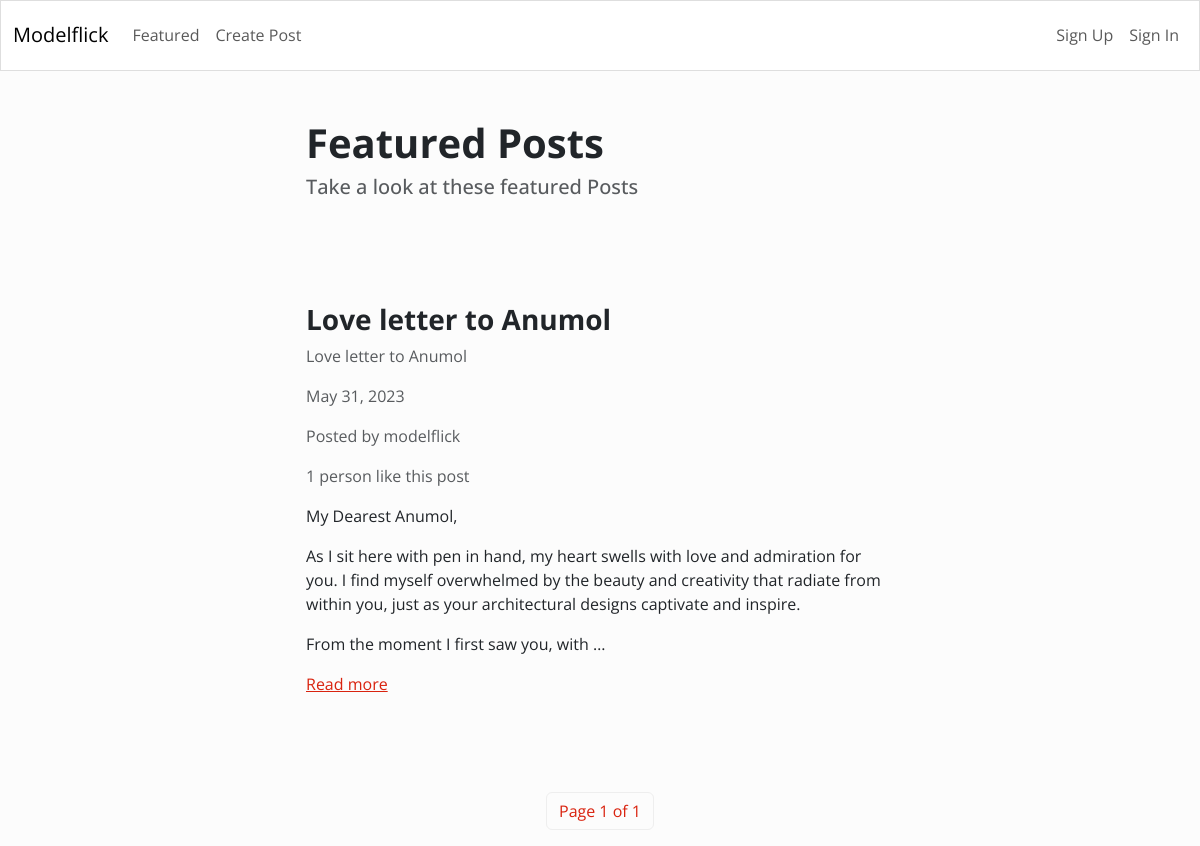
/featured/, run on the app's committed database.
### blog/models.py (models this page shows, shortened)
class Article(models.Model):
        title = models.CharField(max_length=255)
        content = HTMLField()
        date = models.DateField(auto_now_add= True)
        author = models.ForeignKey(User, on_delete=models.CASCADE)
        feature = models.BooleanField(default=False)
        likes = models.ManyToManyField(User, related_name='likes', blank=True)

### blog/views.py (the view)
# urls.py: path('featured/', Featured.as_view(), name='featured'),
class Featured(ListView):
    model = Article
    queryset = Article.objects.filter(feature=True).order_by('-date')
    template_name = 'blog/featured.html'
    paginate_by = 1

### blog/templates/blog/featured.html (shortened to what this page needs)
{% extends 'blog/base.html' %}
{% block content %}
    <div class="row">
        <div class="col-md-6 col-12 mx-md-auto mx-3 mt-5 mb-5">
            <h1 class="fw-bolder">Featured Posts</h1>
            <h5 class="text-muted">Take a look at these featured Posts</h5>
        </div>
    </div>
    {% for object in object_list %}
    <div class="row">
        <div class="col-md-6 col-11 mx-md-auto mx-3 mt-5 mb-5">
            <h3 class="fw-bold">{{object.title}}</h3>
            <p class="text-muted">{{object.title}}</p>
            <p class="text-muted">{{object.date}}</p>
            <p class="text-muted">Posted by {{object.author.username}}</p>
            {% if object.likes.count == 1 %}
                <p class="text-muted">{{object.likes.count}} person like this post</p>
            {% else %}
                <p class="text-muted">{{object.likes.count}} people like this post</p>
            {% endif %}
            <div class="my-3">
                {{ object.content|truncatewords_html:50|safe }}
            </div>
            <a href="{% url 'detail_article' object.id %}">Read more</a>
        </div>
    </div>
    {% endfor %}
    <nav>
        <ul class="pagination">
            <div class="mx-auto d-flex flex-row mt-5">
                <li class="page-item">
                    <a class="page-link" href="#">Page {{ page_obj.number }} of {{ page_obj.paginator.num_pages}}
                    </a>
                </li>
            </div>
        </ul>
    </nav>
{% endblock content %}

### data on the page
Article: title "Love letter to Anumol", date "May 31, 2023", author.username "modelflick", likes.count "1", content "My Dearest Anumol, As I sit here with pen in hand, my heart swells with love and admiration for you. I find myself overwhelmed by the beauty and creativity that radiate from within you, just as your architectural designs captivate and inspire. From the moment I first saw you, with …"

### other printed values
{{ page_obj.number }} "1"
{{ page_obj.paginator.num_pages }} "1"
